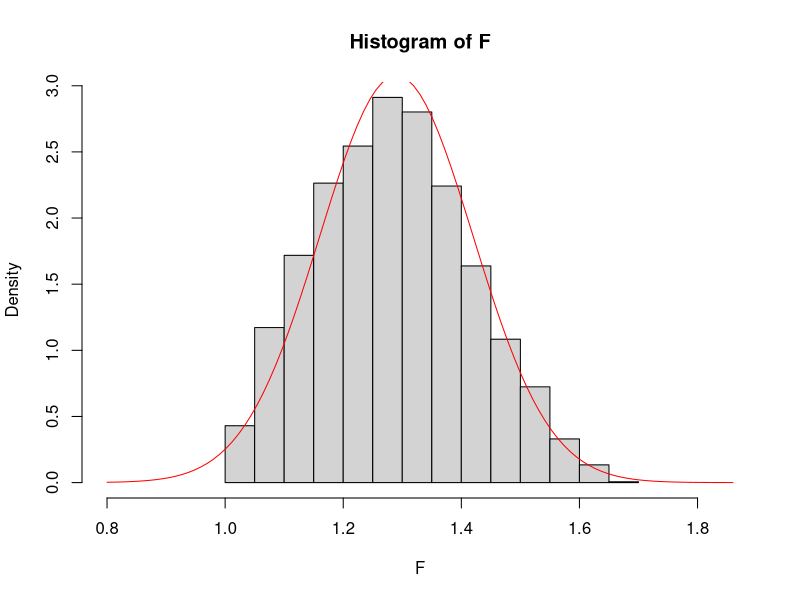

Recreate this plot in R.
n <- 2
r <- 3;
i <- 1;
F <- c();
ponovitve <- 10000;

time0 <- proc.time()

while(i<=ponovitve){

X <- matrix(0,nrow = r, ncol = n);
S <- c();
F1 <- c();

for(j in 1:r){
  X[j,]<- rnorm(n);
  vsota = 0;
  
  for(k in 1:n){
    vsota = vsota + (X[j,k]-mean(X[j,]))^2; #vsota pri cenilki variance
  }
  S[j] <- sqrt((1/(n-1))*vsota);
  F1[j] <- (2*j -1)/r; #uteži
}

SS <- sort(S); #vrstilne stat
F[i] <- round(sum(SS*F1)/sum(S),2);
i <- i+1;

}
time <- proc.time()-time0
#pdf('Primer_10000.pdf')
x<-seq(0,10,0.01);
hist(F, freq = FALSE,xlim = c(min(F)-0.2,max(F)+0.2))
curve(dnorm(x,mean=mean(F),sd=sd(F)),add=TRUE, col = 'red')
#dev.off()